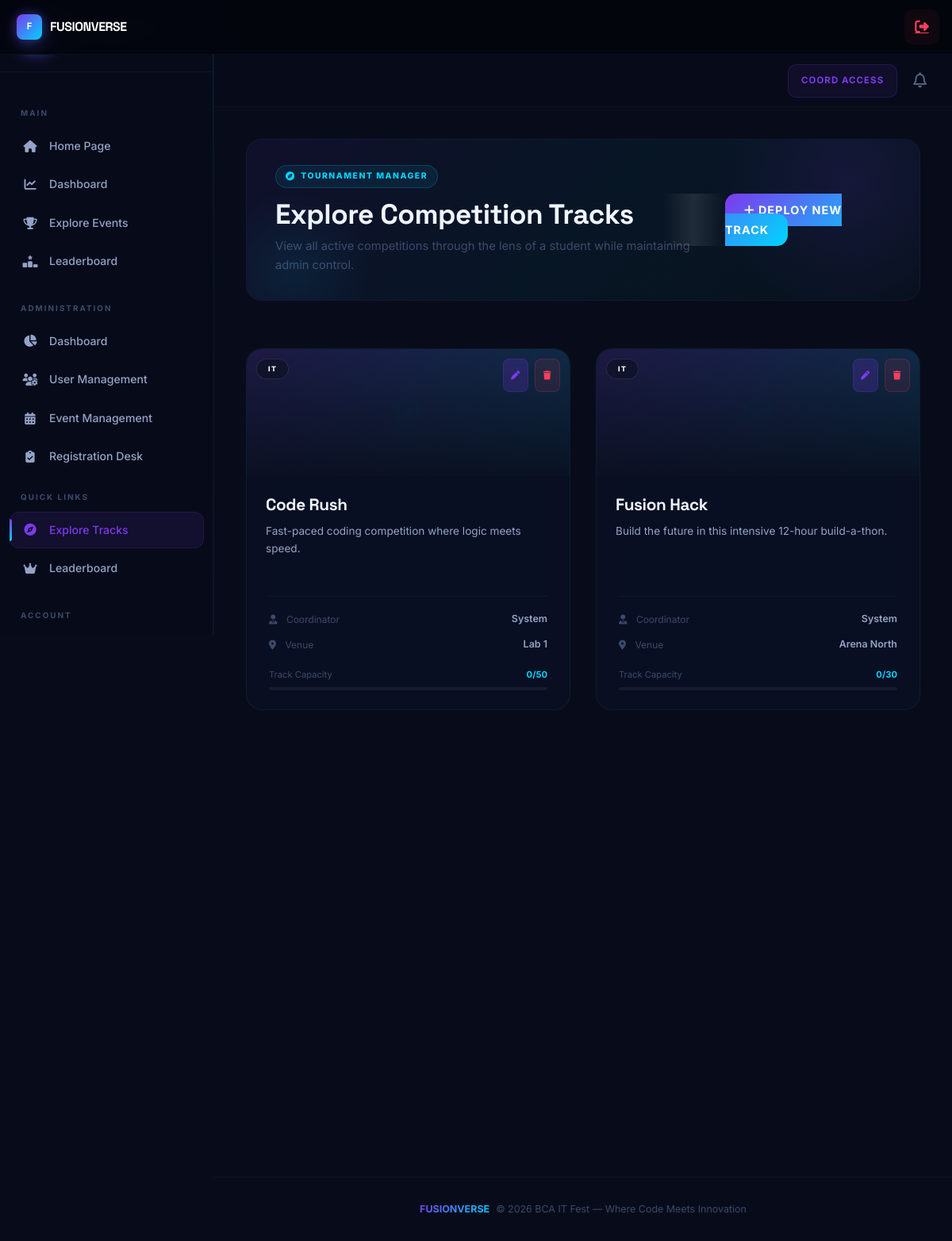
The page /admin_explore_events.php (signed in) on the database as committed earlier.
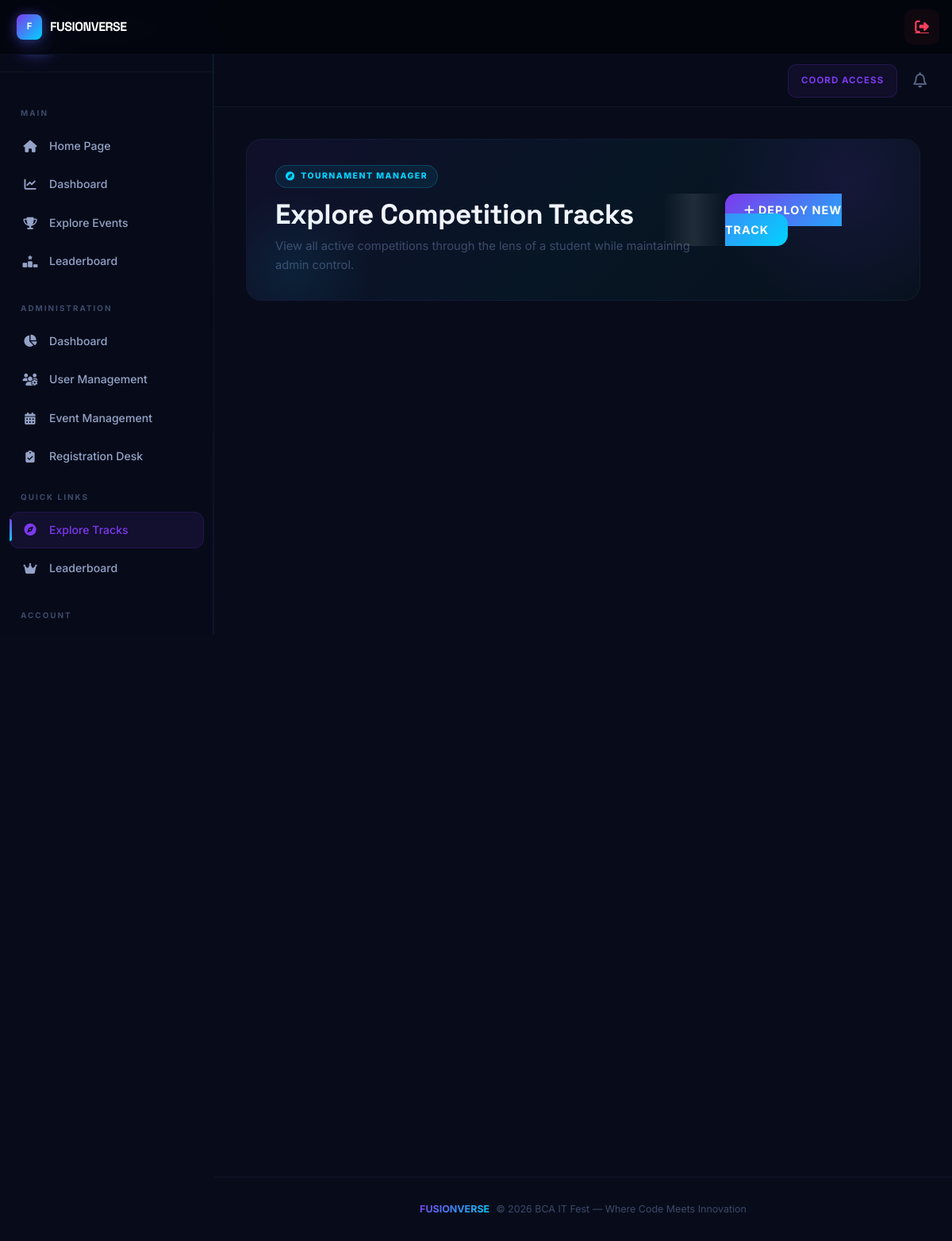
The same page on the database as committed later.
### tables this page shows
CREATE TABLE IF NOT EXISTS `events` (
  `id` int(11) NOT NULL AUTO_INCREMENT,
  `name` varchar(255) NOT NULL,
  `category` varchar(50) NOT NULL,
  `eligibility_stream` varchar(50) DEFAULT 'ALL',
  `description` text,
  `rules` text,
  `date` date DEFAULT NULL,
  `time` time DEFAULT NULL,
  `venue` varchar(255) DEFAULT NULL,
  `coordinator_name` varchar(255) DEFAULT NULL,
  `coordinator_phone` varchar(20) DEFAULT NULL,
  `coordinator_id` varchar(20) DEFAULT NULL,
  `max_participants` int(11) DEFAULT '0',
  `current_participants` int(11) DEFAULT '0',
  `image` varchar(255) DEFAULT NULL,
  `is_team_event` tinyint(1) DEFAULT '0',
  `min_team_size` int(11) DEFAULT '2',
  `max_team_size` int(11) DEFAULT '4',
  `status` enum('active','full','completed') DEFAULT 'active',
  `created_at` timestamp NOT NULL DEFAULT CURRENT_TIMESTAMP,
  PRIMARY KEY (`id`)
);

### admin_explore_events.php (the view, shortened to what the rows shown need)
<?php
include 'includes/header.php';
$stmt = $pdo->query("SELECT * FROM events ORDER BY category, name");
$events = $stmt->fetchAll();
?>
<div style="padding: 40px;">
    <div class="dashboard-header" style="margin-bottom: 40px;">
        <div class="header-content">
            <h1 style="font-family: 'Space Grotesk', sans-serif; font-size: 2.2rem; font-weight: 700; margin: 0;">
                Explore Competition Tracks</h1>
        </div>
    </div>
    <div style="display: grid; grid-template-columns: repeat(auto-fill, minmax(360px, 1fr)); gap: 32px; padding: 20px 0 60px;">
        <?php foreach ($events as $index => $event): ?>
            <div class="glass event-card-premium"
                style="padding: 0; display: flex; flex-direction: column; overflow: hidden; position: relative; transition: 0.3s; border-color: rgba(0, 212, 255, 0.08); margin-bottom: 20px;">
                <div style="height: 160px; position: relative; overflow: hidden; background: var(--bg-card);">
                    <?php if ($event['image']): ?>
                        <img src="<?= $event['image'] ?>" alt="<?= htmlspecialchars($event['name']) ?>" style="width: 100%; height: 100%; object-fit: cover; transition: transform 0.5s ease;" class="card-img-top">
                    <?php else: ?>
                        <div style="width: 100%; height: 100%; background: var(--grad-primary); opacity: 0.15; display: flex; align-items: center; justify-content: center;">
                            <i class="fa-solid fa-microchip" style="font-size: 2.5rem; color: var(--accent-1); opacity: 0.4;"></i>
                        </div>
                    <?php endif; ?>
                    <div style="position: absolute; bottom: 0; left: 0; right: 0; height: 100%; background: linear-gradient(to bottom, transparent 0%, rgba(10, 15, 30, 0.9) 100%);"></div>
                    <div style="position: absolute; top: 12px; left: 12px; display: inline-flex; align-items: center; gap: 6px; background: rgba(10, 15, 30, 0.6); backdrop-filter: blur(10px); -webkit-backdrop-filter: blur(10px); border: 1px solid rgba(255,255,255,0.1); padding: 5px 14px; border-radius: 50px; z-index: 2;">
                        <span style="font-size: 0.55rem; font-weight: 800; color: white; text-transform: uppercase; letter-spacing: 1.5px;"><?= $event['category'] ?></span>
                    </div>
                    <div style="position: absolute; top: 12px; right: 12px; display: flex; gap: 8px; z-index: 3;">
                        <a href="admin.php?tab=events&edit=<?= $event['id'] ?>" class="btn-coord"
                            style="width: 32px; height: 32px; padding: 0; display: flex; align-items: center; justify-content: center; font-size: 0.7rem; border-radius: 8px; background: rgba(124, 58, 237, 0.2);"
                            title="Edit Event">
                            <i class="fa-solid fa-pen"></i>
                        </a>
                        <form method="POST"
                            onsubmit="return confirm('Truly delete this track? This cannot be undone.')">
                            <button type="submit" class="btn-coord"
                                style="width: 32px; height: 32px; padding: 0; display: flex; align-items: center; justify-content: center; font-size: 0.7rem; border-radius: 8px; color: var(--danger); border-color: rgba(244, 63, 94, 0.2); background: rgba(244, 63, 94, 0.1);"
                                title="Delete Event">
                                <i class="fa-solid fa-trash"></i>
                            </button>
                        </form>
                    </div>
                </div>
                <div style="padding: 24px;">
                    <h3
                        style="font-family: 'Space Grotesk', sans-serif; font-size: 1.3rem; margin-bottom: 10px; color: var(--text-primary); font-weight: 700;">
                        <?= htmlspecialchars($event['name']) ?></h3>
                    <p style="color: var(--text-secondary); font-size: 0.85rem; line-height: 1.6; min-height: 48px;">
                        <?= htmlspecialchars($event['description'] ?: 'No description available for this tournament track.') ?>
                    </p>
                </div>
                <div style="padding: 0 28px 24px; margin-top: auto;">
                    <div
                        style="display: flex; flex-direction: column; gap: 12px; padding-top: 18px; border-top: 1px solid var(--border);">
                        <div style="display: flex; justify-content: space-between; align-items: center;">
                            <span style="font-size: 0.75rem; color: var(--text-dim);"><i class="fa-solid fa-user-tie"
                                    style="margin-right: 8px;"></i> Coordinator</span>
                            <span
                                style="font-size: 0.78rem; font-weight: 600; color: var(--text-secondary);"><?= $event['coordinator_name'] ?: 'System' ?></span>
                        </div>
                        <div style="display: flex; justify-content: space-between; align-items: center;">
                            <span style="font-size: 0.75rem; color: var(--text-dim);"><i class="fa-solid fa-location-dot"
                                    style="margin-right: 8px;"></i> Venue</span>
                            <span
                                style="font-size: 0.78rem; font-weight: 600; color: var(--text-secondary);"><?= $event['venue'] ?: 'TBD' ?></span>
                        </div>
                        <div style="margin-top: 8px;">
                            <div
                                style="display: flex; justify-content: space-between; font-size: 0.7rem; color: var(--text-dim); margin-bottom: 6px;">
                                <span>Track Capacity</span>
                                <span
                                    style="font-weight: 700; color: var(--accent-1);"><?= $event['current_participants'] ?>/<?= $event['max_participants'] ?></span>
                            </div>
                            <div
                                style="width: 100%; height: 4px; background: rgba(255,255,255,0.05); border-radius: 4px; overflow: hidden;">
                            </div>
                        </div>
                    </div>
                </div>
            </div>
        <?php endforeach; ?>
    </div>
</div>
<?php include 'includes/footer.php'; ?>

Rows that differ between the two databases and show on the page:
no longer on this page (row edited): events: category "IT", name "Code Rush", description "Fast-paced coding competition where logic meets speed.", coordinator_name "System", venue "Lab 1", current_participants "0", max_participants "50"
no longer on this page (row edited): events: category "IT", $event['id'] 3 (drawn), name "Fusion Hack", description "Build the future in this intensive 12-hour build-a-thon.", coordinator_name "System", venue "Arena North", current_participants "0", max_participants "30"
